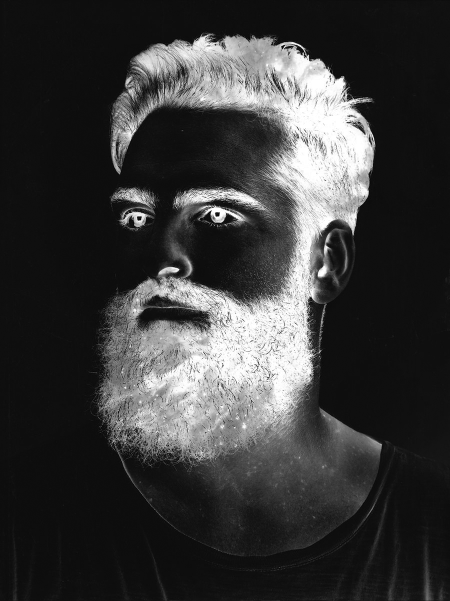
#> input picture assaingment21/2/2.jpg, 900 x 1202 px, given in place of 2.jpeg, which was not available (shown at 1/2 size)
$ python tamrin2.py
#> lines starting #> are read from the running program, lines starting #| are printed output that depends on the picture; pictures that were not available may be replaced by others from this repository, and a replacement may not be noted
import cv2
import numpy as np
import cv2
import numpy as np

imag = cv2.imread('2.jpeg')
#> imag is the input picture: shape (1202, 900, 3); min 0, max 255, mean 57.7
imge= cv2.cvtColor(imag,cv2.COLOR_RGB2GRAY )
imge=255-imge
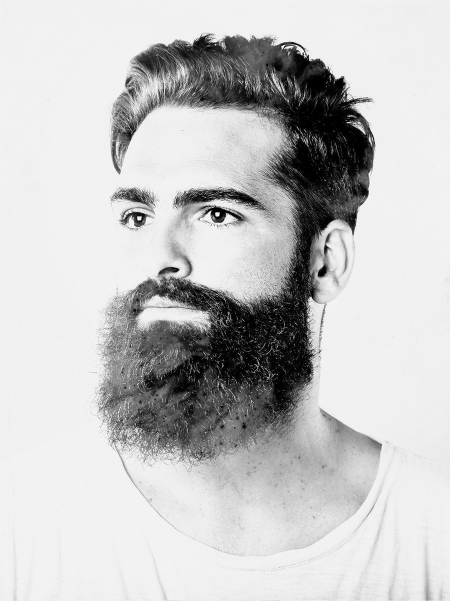
#> imge: shape (1202, 900) (shown at 1/2 size); min 0, max 255, mean 197.3
imge=cv2.resize(imge,(300,300))
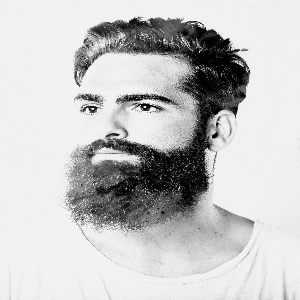
#> imge: shape (300, 300); min 0, max 255, mean 197.2
imge1=cv2.imread('4.jpeg')
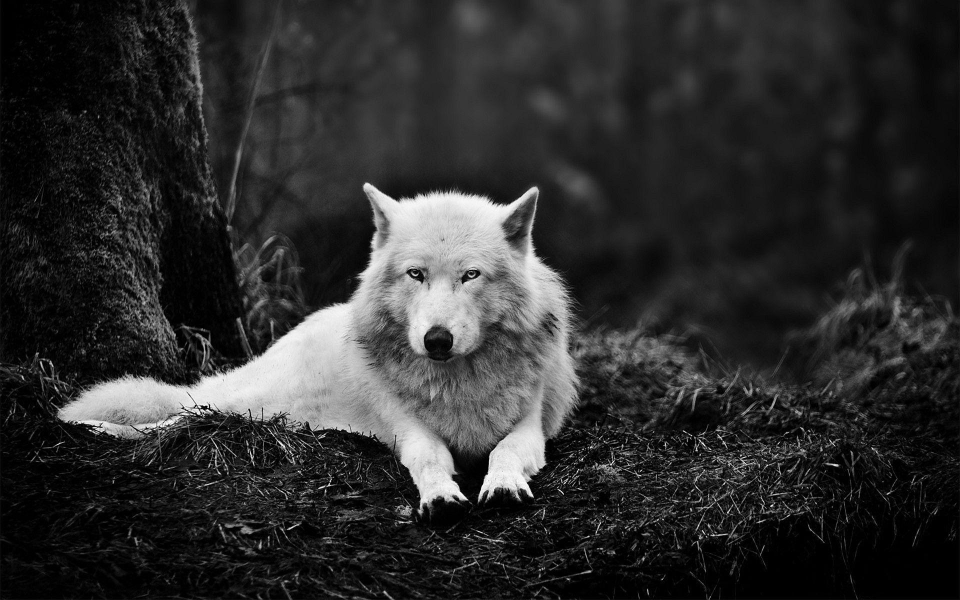
#> input picture assaingment21/4/4.jpg, 1920 x 1200 px, given in place of 4.jpeg, which was not available (shown at 1/2 size)
#> imge1 is the input picture: shape (1200, 1920, 3); min 0, max 255, mean 45.3
imge1 =cv2.cvtColor(imge1 ,cv2.COLOR_RGB2GRAY )
#> imge1: shape (1200, 1920)
imge1 =255-imge1
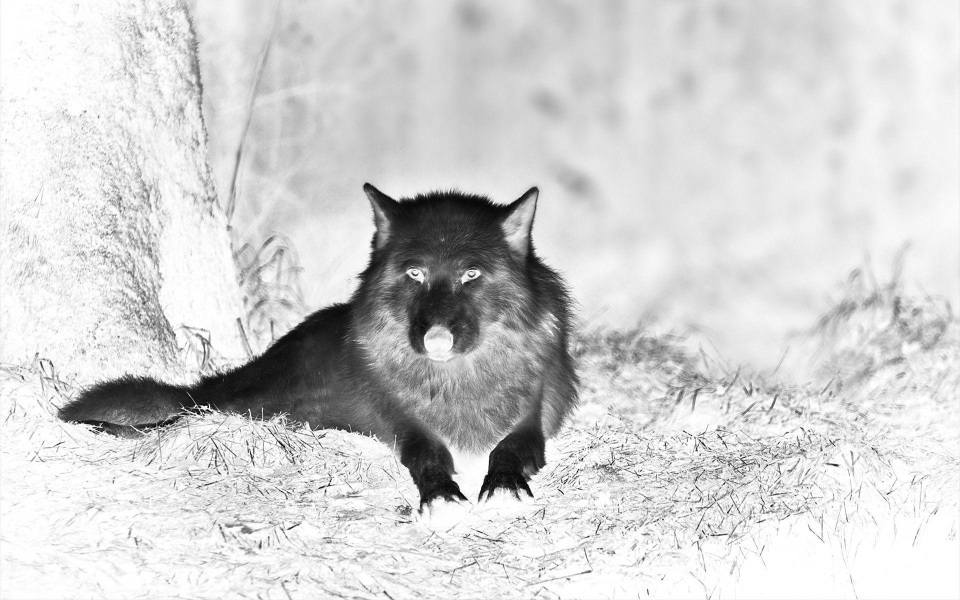
#> imge1: shape (1200, 1920) (shown at 1/2 size); min 0, max 255, mean 209.7
imge1 =cv2.resize(imge1 ,(300,300))
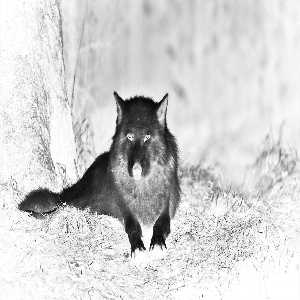
#> imge1: shape (300, 300); min 3, max 255, mean 209.7
imge_result=np.concatenate((imge ,imge1 ) )
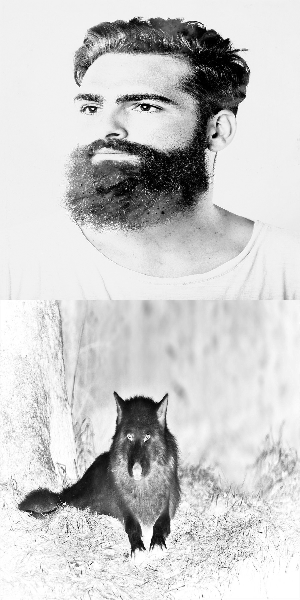
#> imge_result: shape (600, 300); min 0, max 255, mean 203.4
cv2.imshow('ss',imge_result  )
cv2.waitKey()
